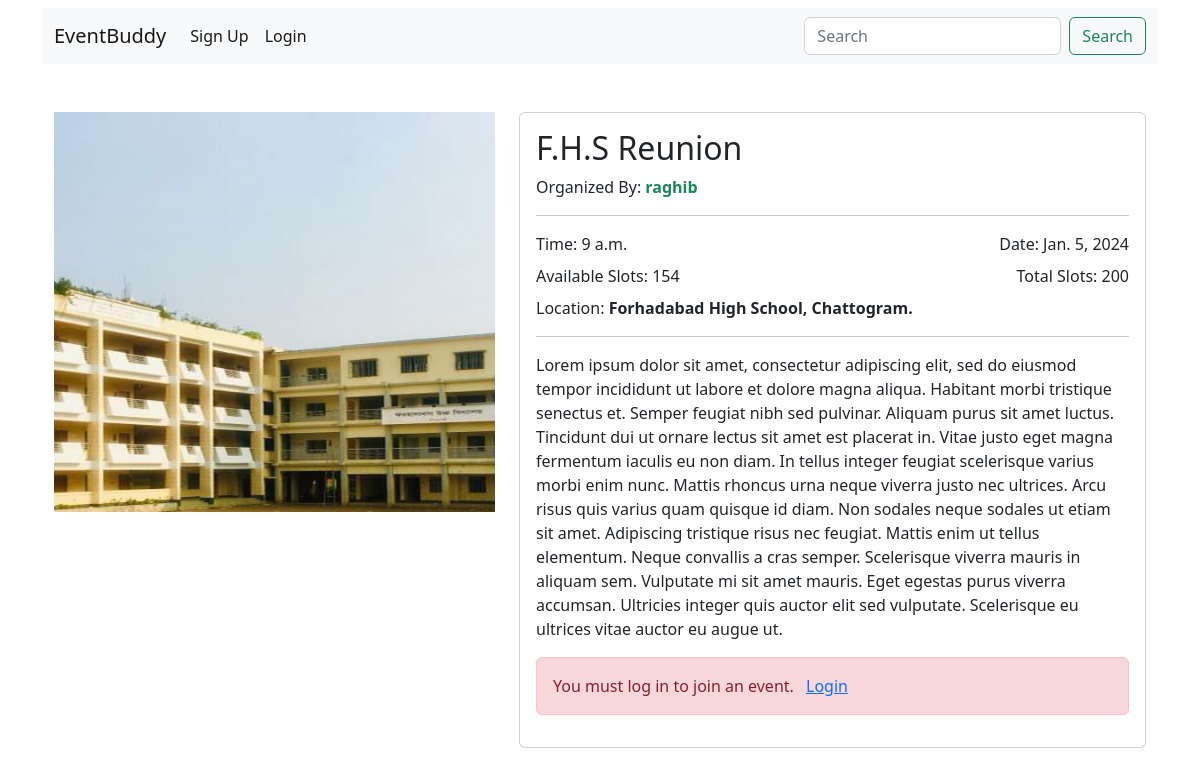
The page /event/1/ on the database its author committed.
### event_app/models.py (models this page shows, shortened)
class Event(models.Model):
    user = models.ForeignKey(User, on_delete=models.CASCADE,null=True,blank=True)
    title = models.CharField(max_length=150)
    description = models.TextField()
    time = models.TimeField(auto_now_add=False)
    date = models.DateField(auto_now_add=False)
    location = models.CharField(max_length=250)
    total_slots = models.PositiveIntegerField()
    available_slots = models.PositiveIntegerField()
    image = models.ImageField(upload_to="events")
    created_at = models.DateTimeField(auto_now_add=True)

### event_app/views.py (the view)
# urls.py: path("event/<int:id>/", views.event_details, name="event_details"),
def event_details(request, id):
    event = Event.objects.get(id=id)
    checked = False
    user = request.user
    if user.is_superuser or user.is_staff:
        checked = True
    current_date = datetime.now().date()
    last_date = event.date - timedelta(days=1)
    if user.is_authenticated:
        try:
            joined = EventRegistration.objects.filter(
                user=user, event=event.id
            ).exists()
        except EventRegistration.DoesNotExist:
            joined = None
    else:
        joined = None
    context = {
        "event": event,
        "joined": joined,
        "current_date": current_date,
        "last_date": last_date,
        "checked":checked
    }
    return render(request, "event_details.html", context)

### templates/event_details.html (shortened to what this page needs)
{% extends "base.html" %}
{% block content %}
<div class="container mt-5">
    <div class="row">
        <div class="col-md-5">
            <img src="{{ event.image.url }}" class="card-img-top" style="height: 400px; object-fit: cover;" alt="Event Image">
        </div>
        <div class="col-md-7">
            <div class="card">
                <div class="card-body">
                    <div class="d-flex justify-content-between mb-2">
                        <div class="text-start">
                            <span class="text-dark"><h2 class=" text-begin card-title">{{ event.title }}</h2></span>
                            Organized By:<span class="text-success"><b> {{ event.user }}</b></span>
                        </div>
                    </div>
                    <hr>
                    <div class="d-flex justify-content-between mb-2">
                        <div class="text-start">
                            <span class="text-dark">Time: {{event.time}}</span>
                        </div>
                        <div class="text-end">
                            <span class="text-dark">Date: {{event.date}}</span>
                        </div>
                    </div>
                    <div class="d-flex justify-content-between mb-2">
                        <div class="text-start">
                            <span class="text-dark">Available Slots: {{event.available_slots}}</span>
                        </div>
                        <div class="text-end">
                            <span class="text-dark">Total Slots: {{event.total_slots}}</span>
                        </div>
                    </div>
                    <div class="text-start">
                        <span class="text-dark">Location: <b>{{event.location}}</b></span>
                    </div>
                    <hr>
                    <p class="mt-3">{{event.description}}</p>
                    {% if request.user.is_authenticated %}
                        {% if event.user == request.user %}
                            <a href="{% url "update_event" event.id %}" class="btn btn-primary" role="button">Update Event</a>
                            <a href="{% url "delete_event" event.id %}" class="btn btn-danger" role="button">Delete Event</a>
                        {% elif not checked %}
                        <div>
                            {% if event.available_slots == 0 %}
                            <h4 class='text-center text-danger'>No Slots Available</h4>
                            {% elif last_date >= current_date  %}
                            <div class="d-grid gap-2">
                                {% if joined %}
                                <a href="{% url "leave_event" event.id %}" class="btn btn-danger" role="button">Leave Event</a>
                                {% else %}
                                    <a href="{% url "join_event" event.id %}" class="btn btn-primary" role="button">Join Event</a>
                                {% endif %}
                            </div>
                            {% elif event.date < current_date %}
                                <h5 class='text-danger'>Event has passed</h5>
                            {% endif %}
                        </div>
                        {% endif %}
                    {% else %}
                    <div class="alert alert-danger" role="alert">
                        <span>You must log in to join an event. <span class="mx-2"><a href="{% url "login" %}">Login</a></span></span>
                      </div>
                    {% endif %}
                </div>
            </div>
        </div>
    </div>
</div>
{% endblock content %}

### rows shown on the page
Event: image (picture), title "F.H.S Reunion", user "raghib", time "9 a.m.", date "Jan. 5, 2024", available_slots "154", total_slots "200", location "Forhadabad High School, Chattogram.", description "Lorem ipsum dolor sit amet, consectetur adipiscing elit, sed do eiusmod tempor incididunt ut labore et dolore magna aliqua. Habitant morbi tristique senectus et. Semper feugiat nibh sed pulvinar. Aliquam purus sit amet luctus. Tincidunt dui ut ornare lectus sit amet est placerat in. Vitae justo eget magna fermentum iaculis eu non diam. In tellus integer feugiat scelerisque varius morbi enim nunc. Mattis rhoncus urna neque viverra justo nec ultrices. Arcu risus quis varius quam quisque id diam. Non sodales neque sodales ut etiam sit amet. Adipiscing tristique risus nec feugiat. Mattis enim ut tellus elementum. Neque convallis a cras semper. Scelerisque viverra mauris in aliquam sem.…"
